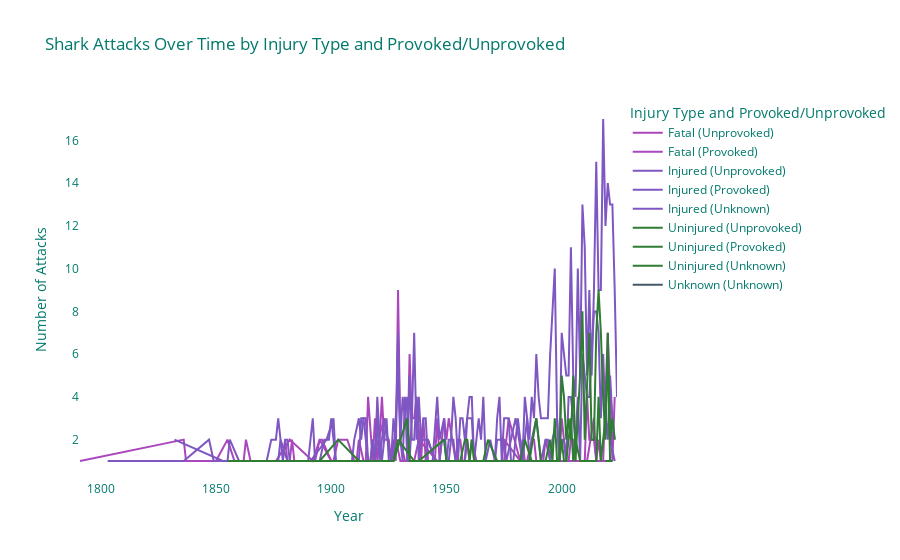

Source (notebook cell):
### Code cell
def get_injury_provoked_over_time(df: pd.DataFrame) -> go.Figure:
    """
    Generate a line graph showing shark attacks over time, categorized by injury type and provoked/unprovoked status.

    Parameters:
        df (pd.DataFrame): The input DataFrame containing shark incident data.

    Returns:
        go.Figure: A Plotly figure object representing the line graph.
    """
    shark_attacks_by_injury_provoked = (
        df.groupby(["incident_year", "victim_injury", "provoked_unprovoked"])
        .size()
        .reset_index(name="attack_count")
    )

    line_graph = go.Figure()

    injury_colors = {
        "fatal": "#ab47bc",
        "injured": "#7e57c2",
        "uninjured": "#2e7d32",
        "unknown": "#455a64",
    }

    for injury_type, color in injury_colors.items():
        filtered_data = shark_attacks_by_injury_provoked[
            shark_attacks_by_injury_provoked["victim_injury"] == injury_type
        ]
        for provoked_type in filtered_data["provoked_unprovoked"].unique():
            provoked_filtered_data = filtered_data[
                filtered_data["provoked_unprovoked"] == provoked_type
            ]
            line_graph.add_trace(
                go.Scatter(
                    x=provoked_filtered_data["incident_year"],
                    y=provoked_filtered_data["attack_count"],
                    mode="lines",
                    line=dict(color=color, width=2),
                    name=f"{injury_type.capitalize()} ({provoked_type.capitalize()})",
                )
            )

    line_graph.update_layout(
        title="Shark Attacks Over Time by Injury Type and Provoked/Unprovoked",
        xaxis_title="Year",
        yaxis_title="Number of Attacks",
        font=dict(color="#00796b", size=12),
        plot_bgcolor="rgba(0,0,0,0)",
        paper_bgcolor="rgba(0,0,0,0)",
        xaxis=dict(showgrid=False),
        yaxis=dict(showgrid=False),
        legend_title="Injury Type and Provoked/Unprovoked",
    )

    return line_graph


get_injury_provoked_over_time(shark_data)

### Figure 1 — Plotly figure (JSON) as saved in the notebook; plotly's stock layout.template omitted (floating-point values rounded to 4 significant figures; data arrays with more than 128 entries replaced by an {"elided": "..."} marker saying what was removed)
{"data": [{"line": {"color": "#ab47bc", "width": 2}, "mode": "lines", "name": "Fatal (Unprovoked)", "type": "scatter", "x": [1791, 1836, 1837, 1840, 1841, 1849, 1850, 1855, 1858, 1862, 1863, 1865, 1876, 1877, 1879, 1880, 1881, 1882, 1883, 1884, 1887, 1888, 1889, 1893, 1895, 1896, 1900, 1901, 1903, 1906, 1907, 1910, 1911, 1912, 1914, 1915, 1916, 1918, 1919, 1920, 1921, 1922, 1923, 1924, 1925, 1926, 1927, 1928, 1929, 1930, 1932, 1933, 1934, 1935, 1936, 1937, 1939, 1940, 1941, 1942, 1945, 1946, 1947, 1948, 1949, 1950, 1951, 1954, 1955, 1956, 1957, 1958, 1959, 1960, 1961, 1963, 1966, 1971, 1974, 1975, 1977, 1982, 1983, 1984, 1985, 1987, 1988, 1989, 1991, 1992, 1993, 1995, 1998, 1999, 2000, 2002, 2003, 2004, 2005, 2006, 2008, 2010, 2011, 2012, 2013, 2014, 2015, 2016, 2017, 2018, 2020, 2021, 2022, 2023], "y": [1, 2, 1, 1, 1, 1, 1, 2, 1, 1, 2, 1, 1, 1, 1, 2, 1, 1, 2, 1, 1, 1, 1, 1, 2, 2, 1, 1, 2, 2, 2, 1, 1, 2, 1, 1, 4, 1, 3, 1, 2, 4, 2, 2, 2, 1, 2, 1, 9, 2, 1, 1, 6, 3, 3, 4, 1, 3, 1, 2, 1, 3, 1, 2, 3, 2, 3, 1, 2, 2, 1, 1, 2, 1, 2, 1, 1, 1, 1, 1, 3, 1, 2, 1, 1, 2, 2, 1, 1, 1, 2, 1, 1, 1, 3, 1, 1, 2, 2, 1, 1, 1, 4, 2, 2, 2, 1, 2, 1, 1, 7, 4, 1, 4]}, {"line": {"color": "#ab47bc", "width": 2}, "mode": "lines", "name": "Fatal (Provoked)", "type": "scatter", "x": [1820, 1839, 1849, 1863, 1875, 1876, 1882, 1892, 1895, 1900, 1905, 1906, 1916, 1918, 1923, 1926, 1928, 1930, 1931, 1933, 1934, 1935, 1936, 1938, 1946, 1954, 1955, 1958, 1962, 1967, 1974, 1975, 1982, 1986, 1990, 1993, 2002, 2004, 2008, 2011, 2014, 2015, 2020], "y": [1, 1, 1, 1, 1, 1, 2, 1, 2, 1, 1, 1, 1, 1, 3, 1, 2, 1, 1, 1, 1, 1, 1, 2, 1, 1, 1, 1, 1, 1, 1, 2, 1, 1, 1, 1, 1, 1, 1, 1, 3, 1, 1]}, {"line": {"color": "#7e57c2", "width": 2}, "mode": "lines", "name": "Injured (Unprovoked)", "type": "scatter", "x": {"elided": "148 int values"}, "y": {"elided": "148 int values"}}, {"line": {"color": "#7e57c2", "width": 2}, "mode": "lines", "name": "Injured (Provoked)", "type": "scatter", "x": [1832, 1853, 1869, 1870, 1874, 1875, 1876, 1877, 1878, 1881, 1882, 1888, 1891, 1898, 1901, 1902, 1907, 1911, 1912, 1913, 1914, 1916, 1917, 1918, 1919, 1920, 1921, 1923, 1926, 1927, 1928, 1929, 1930, 1931, 1932, 1933, 1934, 1935, 1936, 1937, 1938, 1939, 1940, 1942, 1945, 1947, 1948, 1949, 1950, 1951, 1952, 1953, 1954, 1955, 1956, 1957, 1958, 1959, 1960, 1961, 1962, 1963, 1964, 1965, 1966, 1967, 1969, 1971, 1972, 1975, 1976, 1980, 1983, 1985, 1986, 1987, 1989, 1990, 1991, 1993, 1994, 1995, 1996, 1998, 1999, 2000, 2001, 2002, 2003, 2004, 2005, 2006, 2007, 2008, 2009, 2011, 2012, 2013, 2014, 2015, 2016, 2017, 2018, 2019, 2020, 2021, 2022, 2023], "y": [2, 1, 1, 1, 1, 1, 1, 1, 2, 1, 1, 1, 1, 2, 3, 1, 1, 1, 1, 3, 3, 1, 1, 2, 1, 3, 1, 3, 1, 3, 2, 7, 2, 4, 3, 4, 1, 3, 7, 2, 4, 2, 2, 2, 1, 1, 2, 2, 1, 2, 2, 4, 3, 1, 3, 3, 2, 3, 3, 3, 1, 2, 3, 2, 4, 1, 2, 1, 2, 2, 1, 3, 1, 3, 1, 2, 3, 2, 1, 2, 2, 1, 2, 3, 1, 2, 2, 1, 4, 4, 3, 2, 4, 1, 6, 4, 4, 6, 8, 8, 7, 3, 6, 3, 2, 5, 3, 2]}, {"line": {"color": "#7e57c2", "width": 2}, "mode": "lines", "name": "Injured (Unknown)", "type": "scatter", "x": [2019, 2023], "y": [3, 1]}, {"line": {"color": "#2e7d32", "width": 2}, "mode": "lines", "name": "Uninjured (Unprovoked)", "type": "scatter", "x": [1855, 1873, 1881, 1885, 1886, 1887, 1895, 1906, 1910, 1911, 1914, 1918, 1927, 1929, 1936, 1938, 1949, 1950, 1951, 1953, 1956, 1957, 1962, 1978, 1980, 1981, 1983, 1984, 1985, 1986, 1989, 1990, 1991, 1992, 1993, 1995, 1996, 1997, 1998, 1999, 2000, 2001, 2002, 2003, 2004, 2005, 2006, 2007, 2008, 2009, 2010, 2012, 2013, 2014, 2015, 2016, 2017, 2018, 2019, 2020, 2021, 2022, 2023], "y": [1, 1, 1, 1, 1, 1, 1, 1, 1, 1, 1, 1, 1, 2, 1, 1, 2, 1, 1, 1, 1, 1, 1, 1, 1, 1, 1, 1, 1, 1, 3, 2, 1, 1, 1, 2, 1, 3, 1, 1, 5, 4, 2, 3, 2, 5, 1, 3, 5, 8, 2, 7, 2, 2, 7, 9, 7, 4, 2, 7, 2, 3, 2]}, {"line": {"color": "#2e7d32", "width": 2}, "mode": "lines", "name": "Uninjured (Provoked)", "type": "scatter", "x": [1876, 1883, 1891, 1893, 1895, 1903, 1912, 1916, 1918, 1920, 1923, 1927, 1933, 1934, 1936, 1939, 1942, 1947, 1948, 1949, 1952, 1956, 1958, 1959, 1960, 1961, 1962, 1964, 1966, 1968, 1972, 1978, 1979, 1982, 1984, 1987, 1988, 1989, 1991, 1992, 1993, 1995, 1999, 2000, 2001, 2002, 2004, 2005, 2006, 2008, 2009, 2011, 2012, 2014, 2015, 2016, 2017, 2018, 2019, 2020, 2021, 2022], "y": [1, 1, 1, 1, 1, 2, 1, 1, 1, 1, 1, 1, 3, 1, 1, 1, 1, 1, 1, 1, 1, 1, 2, 2, 1, 2, 1, 1, 1, 2, 1, 1, 1, 1, 2, 1, 1, 1, 1, 1, 1, 1, 1, 2, 1, 1, 3, 1, 2, 1, 1, 1, 1, 1, 1, 4, 1, 2, 3, 6, 1, 1]}, {"line": {"color": "#2e7d32", "width": 2}, "mode": "lines", "name": "Uninjured (Unknown)", "type": "scatter", "x": [2019, 2022], "y": [1, 1]}, {"line": {"color": "#455a64", "width": 2}, "mode": "lines", "name": "Unknown (Unknown)", "type": "scatter", "x": [1959], "y": [1]}], "layout": {"font": {"color": "#00796b", "size": 12}, "legend": {"title": {"text": "Injury Type and Provoked/Unprovoked"}}, "paper_bgcolor": "rgba(0,0,0,0)", "plot_bgcolor": "rgba(0,0,0,0)", "title": {"text": "Shark Attacks Over Time by Injury Type and Provoked/Unprovoked"}, "xaxis": {"showgrid": false, "title": {"text": "Year"}}, "yaxis": {"showgrid": false, "title": {"text": "Number of Attacks"}}}}
